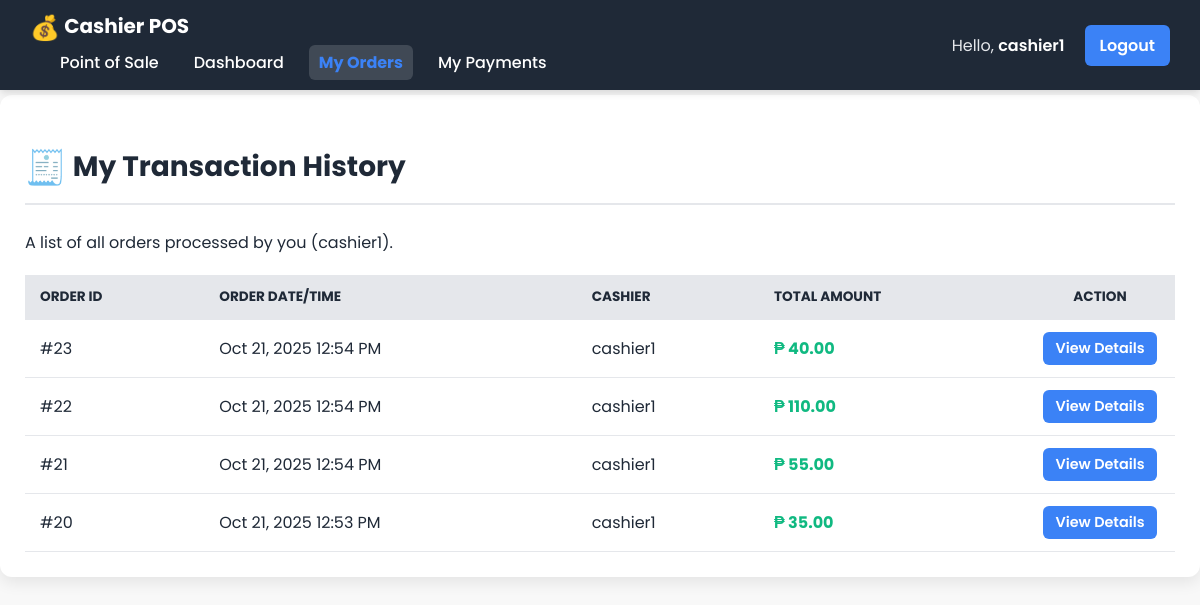
The app's page /cashier/orders.php (signed in) with its own data.
### tables this page shows
CREATE TABLE `orders` (
  `order_id` int(11) NOT NULL,
  `cashier_id` int(11) NOT NULL,
  `customer_id` int(11) DEFAULT NULL,
  `total` decimal(10,2) NOT NULL,
  `order_date` datetime NOT NULL DEFAULT current_timestamp(),
  `status` varchar(20) NOT NULL DEFAULT 'completed'
);

CREATE TABLE `users` (
  `user_id` int(11) NOT NULL,
  `username` varchar(50) NOT NULL,
  `password` varchar(255) NOT NULL,
  `role` enum('admin','cashier') NOT NULL
);

### cashier/orders.php (the view, shortened to what this page needs)
<?php
$servername = "localhost";
$username = "root";
$password = "";
$dbname = "canteen_db";
$conn = new mysqli($servername, $username, $password, $dbname);
$conn->set_charset("utf8mb4");
function getSession($key, $default = null) {
    return $_SESSION[$key] ?? $default;
}
$cashier_id = $_SESSION['user_id'];
$stmt = $conn->prepare("
    SELECT
        o.order_id,
        o.total,
        o.order_date,
        u.username AS cashier_name
    FROM orders o
    LEFT JOIN users u ON o.cashier_id = u.user_id
    WHERE o.cashier_id = ?
    ORDER BY o.order_date DESC
");
$stmt->bind_param("i", $cashier_id);
$stmt->execute();
$result = $stmt->get_result();
?>
<!DOCTYPE html>
<html lang="en">
<head>
</head>
<body>
<nav>
    <div class="nav-left">
        <a href="pos.php" class="logo">
            <span style="font-size: 1.2em; vertical-align: middle;">💰</span> Cashier POS
        </a>
        <div class="nav-links">
            <a href="pos.php" class="">Point of Sale</a>
            <a href="dashboard.php" class="">Dashboard</a>
            <a href="orders.php" class="active">My Orders</a>
            <a href="payments.php" class="">My Payments</a>
        </div>
    </div>
    <div class="nav-right">
        <span class="user-greeting">Hello, <strong><?php echo htmlspecialchars(getSession('username', 'Cashier')); ?></strong></span>
        <a href="../logout.php" class="logout-btn">Logout</a>
    </div>
</nav>
<div class="container">
    <h2><span style="font-size: 1.2em; vertical-align: middle;">🧾</span> My Transaction History</h2>
    <p class="section-description">A list of all orders processed by you (<?php echo htmlspecialchars(getSession('username', 'Cashier')); ?>).</p>
    <table class="data-table-canteen">
        <thead>
            <tr>
                <th>Order ID</th>
                <th>Order Date/Time</th>
                <th>Cashier</th>
                <th>Total Amount</th>
                <th style="width: 120px; text-align: center;">Action</th>
            </tr>
        </thead>
        <tbody>
            <?php
            if ($result->num_rows > 0) {
                while($row = $result->fetch_assoc()){
            ?>
            <tr>
                <td data-label="Order ID">#<?php echo $row['order_id']; ?></td>
                <td data-label="Order Date/Time"><?php echo date('M d, Y h:i A', strtotime($row['order_date'])); ?></td>
                <td data-label="Cashier"><?php echo htmlspecialchars($row['cashier_name']); ?></td>
                <td data-label="Total Amount" class="total-amount">₱ <?php echo number_format($row['total'], 2); ?></td>
                <td data-label="Action" style="text-align: center;">
                    <a href="order_details.php?order_id=<?php echo $row['order_id']; ?>"
                       class="action-btn view-btn">
                        View Details
                    </a>
                </td>
            </tr>
            <?php
                }
            } else {
            ?>
            <tr>
                <td colspan="5" style="text-align: center;">You have not processed any orders yet.</td>
            </tr>
            <?php
            }
            ?>
        </tbody>
    </table>
</div>
</body>
</html>

### cashier/orders.php (style rules this page uses)
:root { --primary-color: #3B82F6; --secondary-color: #1F2937; --success-color: #10B981; --danger-color: #EF4444; --background-light: #F8F8F8; --card-bg: #FFFFFF; --color-border: #E5E7EB; --font-family: 'Poppins', sans-serif; }
body { font-family: var(--font-family); background-color: var(--background-light); color: var(--secondary-color); margin: 0; padding-top: 65px; }
nav { background-color: var(--secondary-color); padding: 10px 30px; color: white; display: flex; justify-content: space-between; align-items: center; box-shadow: 0 2px 8px rgba(0, 0, 0, 0.15); min-height: 50px; position: fixed; top: 0; width: 100%; z-index: 500; box-sizing: border-box; }
.nav-left .logo { font-size: 1.25rem; font-weight: 700; color: white; text-decoration: none; }
.nav-links { display: flex; gap: 15px; align-items: center; margin-left: 20px; }
.nav-links a { color: white; text-decoration: none; padding: 5px 10px; border-radius: 6px; font-weight: 500; transition: background-color 0.2s; }
.nav-links a:hover, .nav-links a.active { background-color: rgba(255, 255, 255, 0.15); color: var(--primary-color); font-weight: 700; }
.nav-right { display: flex; align-items: center; gap: 20px; }
.user-greeting { font-size: 1rem; font-weight: 400; color: #E5E7EB; }
.user-greeting strong { font-weight: 600; color: white; }
.logout-btn { padding: 8px 15px; background-color: var(--primary-color); color: white; border: none; border-radius: 6px; font-weight: 600; text-decoration: none; transition: background-color 0.2s; }
.container { max-width: 1200px; margin: 30px auto; padding: 25px; background-color: var(--card-bg); border-radius: 12px; box-shadow: 0 6px 15px rgba(0, 0, 0, 0.08); }
h2 { font-size: 1.75rem; font-weight: 700; color: var(--secondary-color); margin-bottom: 25px; border-bottom: 2px solid var(--color-border); padding-bottom: 10px; }
.data-table-canteen { width: 100%; border-collapse: collapse; margin-top: 20px; }
.data-table-canteen th, .data-table-canteen td { padding: 12px 15px; text-align: left; border-bottom: 1px solid var(--color-border); }
.data-table-canteen th { background-color: #E5E7EB; color: var(--secondary-color); font-weight: 700; text-transform: uppercase; font-size: 0.85rem; }
.action-btn { padding: 6px 12px; border-radius: 6px; font-weight: 600; text-decoration: none; transition: background-color 0.2s; display: inline-block; font-size: 0.9rem; }
.view-btn { background-color: var(--primary-color); color: white; }
.total-amount { font-weight: 700; color: var(--success-color); }

### records on screen
orders: order_id "23", order_date "Oct 21, 2025 12:54 PM", cashier.username "cashier1", total "40.00"
orders: order_id "22", order_date "Oct 21, 2025 12:54 PM", cashier.username "cashier1", total "110.00"
orders: order_id "21", order_date "Oct 21, 2025 12:54 PM", cashier.username "cashier1", total "55.00"
orders: order_id "20", order_date "Oct 21, 2025 12:53 PM", cashier.username "cashier1", total "35.00"

### other values on screen
getSession('username', 'Cashier') "cashier1"
